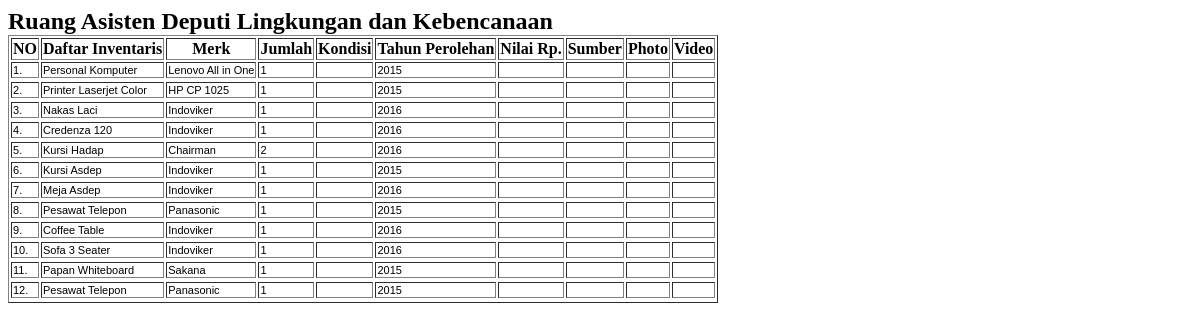
Screenshot of /AGENDA.php?KODE=L8-7B with the database file from the repository.
### tables this page shows
CREATE TABLE `amar_photo_sigap` (
  `ID` int(11) NOT NULL,
  `TOPIK` varchar(222) NOT NULL,
  `ARTI` text,
  `SUMBER` varchar(222) DEFAULT NULL,
  `PHOTO1` varchar(222) NOT NULL,
  `PHOTO2` varchar(222) NOT NULL,
  `NAMA` varchar(222) NOT NULL,
  `UNIT` varchar(222) NOT NULL,
  `PHOTO3` varchar(222) NOT NULL,
  `PHOTO4` varchar(222) NOT NULL,
  `PHOTO5` varchar(222) NOT NULL,
  `PHOTO6` varchar(222) NOT NULL,
  `HAK` varchar(222) NOT NULL,
  `FASILITAS` text NOT NULL,
  `SATUAN` varchar(222) NOT NULL,
  `ESELON2` varchar(222) NOT NULL,
  `JENIS` varchar(222) NOT NULL,
  `MERK` varchar(222) NOT NULL,
  `JUMLAH` varchar(222) NOT NULL,
  `KONDISI` varchar(222) NOT NULL,
  `TAHUN` varchar(22) NOT NULL,
  `NILAI` varchar(22) NOT NULL,
  `KODE` varchar(22) NOT NULL,
  `RUSAK` varchar(22) NOT NULL,
  `BAIK` varchar(22) NOT NULL,
  `LAIN` varchar(22) NOT NULL,
  `APBN` varchar(22) NOT NULL,
  `URUT` varchar(22) NOT NULL
);

### AGENDA.php (the view, shortened to what this page needs)
<?php
$KODE= $_GET['KODE'];
$sql_address="SELECT * FROM amar_photo_sigap WHERE KODE='$KODE'";
$qry_address=mysql_query($sql_address, $konek)
	or die ("gagal menampilkan".mysql_error());
$hsl_address=mysql_fetch_array($qry_address);
$SATKER= $hsl_address['TOPIK'];
			echo "<font size=5><b>$SATKER</b>";
?>
<?php
	$sql_cari="SELECT * FROM amar_photo_sigap WHERE KODE='$KODE' ORDER BY ID ASC";
	$qry_cari = mysql_query($sql_cari, $konek) or die ("Gagal query cari");
		echo "<table border=1 class='table table-bordered'>
			<th><TABLE WIDTH=>NO</TABLE>
			<Th><TABLE WIDTH=>Daftar Inventaris</font></TABLE>
			<Th><TABLE WIDTH=>Merk</TABLE>
			<Th><TABLE WIDTH=>Jumlah</TABLE>
			<Th><TABLE WIDTH=>Kondisi</TABLE>
			<Th><TABLE WIDTH=>Tahun Perolehan</TABLE>
			<Th><TABLE WIDTH=>Nilai Rp.</TABLE>
			<Th><TABLE WIDTH=>Sumber</TABLE>
			<Th><TABLE WIDTH=>Photo</TABLE>
			<Th><TABLE WIDTH=>Video</TABLE>
			";
$no=1;
		while($data_cari=mysql_fetch_array($qry_cari)){
$PHOTO1=$data_cari[PHOTO1];
$PHOTO2=$data_cari[PHOTO2];
		if ($PHOTO1==''){$W1=0;}else {;}
		if ($PHOTO1==''){$H1=0;}else {;}
		if ($PHOTO2==''){$VIDEO='';}else {;}
		        echo "<TR>
                        <td VALIGN=TOP>$no.</td>
                        <td VALIGN=TOP>$data_cari[JENIS]</td>
                        <td VALIGN=TOP>$data_cari[MERK]</td>
                        <td VALIGN=TOP>$data_cari[JUMLAH]</td>
                        <td VALIGN=TOP>$data_cari[KONDISI]</td>
                        <td VALIGN=TOP>$data_cari[TAHUN]</td>
                        <td VALIGN=TOP>$data_cari[NILAI]</td>
                        <td VALIGN=TOP>$data_cari[SUMBER]</td>
                        <td VALIGN=TOP><img src='ADMIN/PHOTO/$PHOTO1' widtd=$W1 height=$H1></td>
                        <td VALIGN=TOP><a href='ADMIN/$PHOTO2?HAK=$HAK&DENAH=$DENAH&KODE=$KODE'>$VIDEO</td>
<tr>";
$no++;		}
?>

### rows the page displays
amar_photo_sigap: TOPIK "Ruang Asisten Deputi Lingkungan dan Kebencanaan", JENIS "Pesawat Telepon", MERK "Panasonic", JUMLAH "1", TAHUN "2015"
amar_photo_sigap: JENIS "Personal Komputer", MERK "Lenovo All in One", JUMLAH "1", TAHUN "2015"
amar_photo_sigap: JENIS "Printer Laserjet Color", MERK "HP CP 1025", JUMLAH "1", TAHUN "2015"
amar_photo_sigap: JENIS "Nakas Laci", MERK "Indoviker", JUMLAH "1", TAHUN "2016"
amar_photo_sigap: JENIS "Credenza 120", MERK "Indoviker", JUMLAH "1", TAHUN "2016"
amar_photo_sigap: JENIS "Kursi Hadap", MERK "Chairman", JUMLAH "2", TAHUN "2016"
amar_photo_sigap: JENIS "Kursi Asdep", MERK "Indoviker", JUMLAH "1", TAHUN "2015"
amar_photo_sigap: JENIS "Meja Asdep", MERK "Indoviker", JUMLAH "1", TAHUN "2016"
amar_photo_sigap: JENIS "Pesawat Telepon", MERK "Panasonic", JUMLAH "1", TAHUN "2015"
amar_photo_sigap: JENIS "Coffee Table", MERK "Indoviker", JUMLAH "1", TAHUN "2016"
amar_photo_sigap: JENIS "Sofa 3 Seater", MERK "Indoviker", JUMLAH "1", TAHUN "2016"
amar_photo_sigap: JENIS "Papan Whiteboard", MERK "Sakana", JUMLAH "1", TAHUN "2015"
